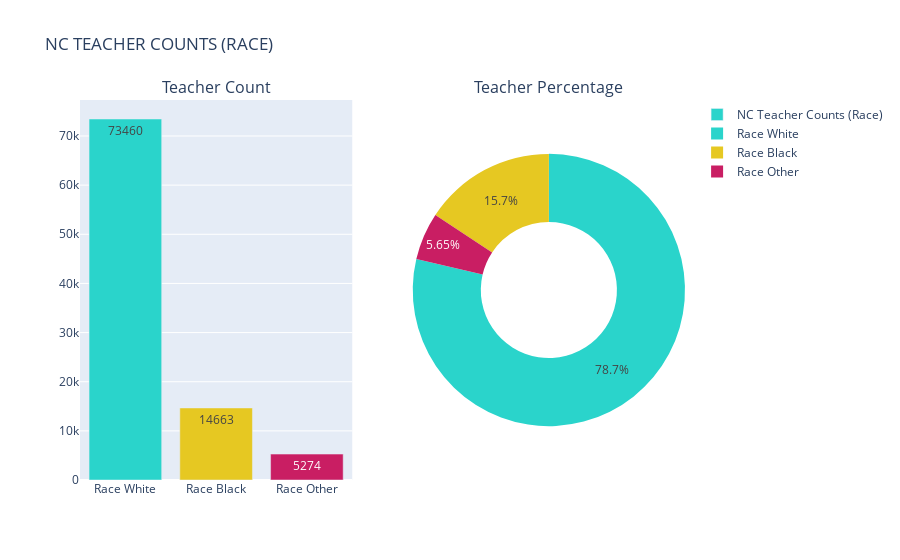

The notebook cell this image was saved under:
### Markdown cell above
## 2019 NORTH CAROLINA TEACHER DEMOGRAPHICS

First we'll take a look at the teacher demographics for all public schools in North Carolina for the year 2019

### Code cell
columns = nc_2019_p.columns[8:11]
values = nc_2019_p.iloc[7][8:11]

fig = make_subplots(rows=1, cols=2, 
                    specs=[[{"type": "xy"}, {"type": "domain"}]],
                    subplot_titles=('Teacher Count', 'Teacher Percentage'))

fig.add_trace(go.Bar(x=columns, 
                     y=values,
                     name='NC Teacher Counts (Race)', 
                     text=values,
                     textposition = 'auto',
                     marker=dict(color=['#2ad4cb','#e6c822', '#c91e63'])), row=1, col=1)

fig.add_trace(go.Pie(labels=columns, 
                     values=values, 
                     name='Teacher Percentage',
                     hole = 0.5,
                     marker=dict(colors=['#2ad4cb','#e6c822', '#c91e63'])), row=1, col=2)

fig.update_layout(height=500, 
                  title_text='NC TEACHER COUNTS (RACE)',
                  showlegend=True)

fig.show()

### Figure 1 — Plotly figure (JSON) as saved in the notebook; plotly's stock layout.template omitted (floating-point values rounded to 4 significant figures)
{"data": [{"marker": {"color": ["#2ad4cb", "#e6c822", "#c91e63"]}, "name": "NC Teacher Counts (Race)", "text": [73460, 14663, 5274], "textposition": "auto", "type": "bar", "x": ["Race White", "Race Black", "Race Other"], "xaxis": "x", "y": [73460, 14663, 5274], "yaxis": "y"}, {"domain": {"x": [0.55, 1], "y": [0, 1]}, "hole": 0.5, "labels": ["Race White", "Race Black", "Race Other"], "marker": {"colors": ["#2ad4cb", "#e6c822", "#c91e63"]}, "name": "Teacher Percentage", "type": "pie", "values": [73460, 14663, 5274]}], "layout": {"annotations": [{"font": {"size": 16}, "showarrow": false, "text": "Teacher Count", "x": 0.225, "xanchor": "center", "xref": "paper", "y": 1, "yanchor": "bottom", "yref": "paper"}, {"font": {"size": 16}, "showarrow": false, "text": "Teacher Percentage", "x": 0.775, "xanchor": "center", "xref": "paper", "y": 1, "yanchor": "bottom", "yref": "paper"}], "autosize": true, "showlegend": true, "title": {"text": "NC TEACHER COUNTS (RACE)"}, "xaxis": {"anchor": "y", "autorange": true, "domain": [0, 0.45], "range": [-0.5, 2.5], "type": "category"}, "yaxis": {"anchor": "x", "autorange": true, "domain": [0, 1], "range": [0, 77330.0], "type": "linear"}}}
